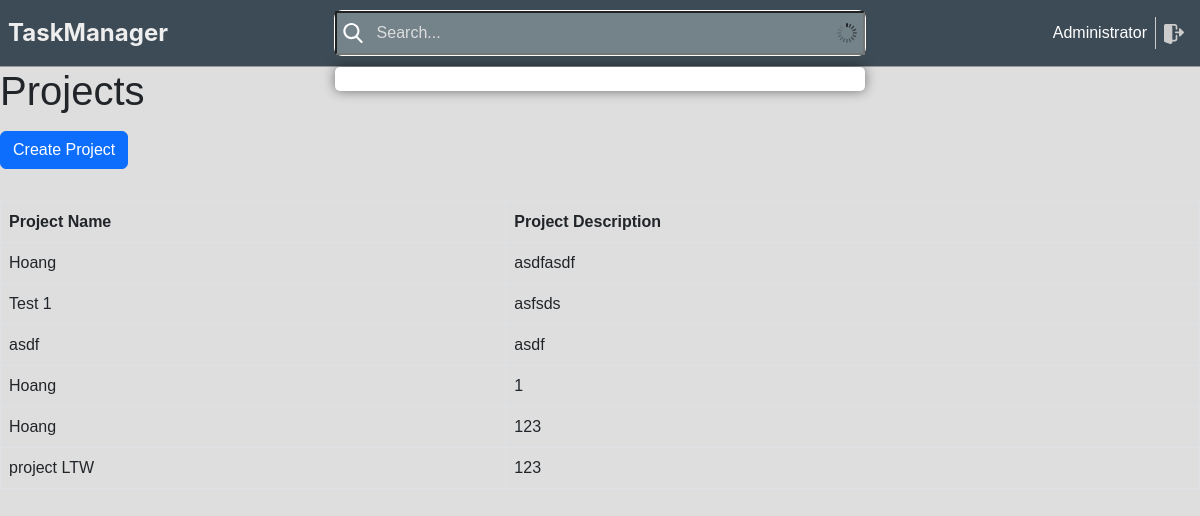
The page /projects/ (signed in) on the database its author committed.
### task_management/models.py (models this page shows, shortened)
class User(db.Model, UserMixin):
    __tablename__ = 'user'
    id = db.Column(db.Integer, primary_key=True)
    name = db.Column(db.String(100))
    username = db.Column(db.String(100), nullable=False)
    password_hashed = db.Column(db.String(100), nullable=False)
    active = db.Column(db.Boolean, default=True)
    phone = db.Column(db.String(100))
    email = db.Column(db.String(100))
    created_at = db.Column(db.DateTime, default=db.func.current_timestamp())
    updated_at = db.Column(db.DateTime, default=db.func.current_timestamp())
    create_uid = db.Column(db.Integer, default=0)
    write_uid = db.Column(db.Integer, default=0)
    is_admin = db.Column(db.Boolean, default=False)
    db.UniqueConstraint(username, email)
    @property  # Decorator này dùng để tạo ra một thuộc tính giả
    def password(self):
        if self.password_hashed is not None:
            return None
        return self.password

class Project(db.Model):
    __tablename__ = 'project'
    id = db.Column(db.Integer, primary_key=True)
    name = db.Column(db.String(255))
    description = db.Column(db.Text)
    status = db.Column(db.String(100))
    active = db.Column(db.Boolean, default=True)
    sequence = db.Column(db.Integer)
    manager_id = db.Column(db.Integer, db.ForeignKey('user.id'))
    date_start = db.Column(db.Date)
    date_end = db.Column(db.Date)
    created_at = db.Column(db.DateTime, default=db.func.current_timestamp())
    updated_at = db.Column(db.DateTime, default=db.func.current_timestamp())
    create_uid = db.Column(db.Integer, default=0)
    write_uid = db.Column(db.Integer, default=0)
    tasks = db.relationship('Task', backref='project')
    progress = db.Column(db.Float)

### task_management/project/views.py (the view)
@project_blueprint.route('/', methods=['POST', 'GET'])
@login_required
def projects():
    projects = Project.query.all()
    return render_template('project_list.html', projects=projects, view_type='list')

### task_management/models.py (called while the page is built)
@login_manager.user_loader
def load_user(user_id):
    return User.query.get(int(user_id))

### task_management/routes.py (called while the page is built)
def login_required(f):
    @wraps(f)
    def decorated_function(*args, **kwargs):
        if not current_user.is_authenticated:
            return redirect(url_for('login'))
        return f(*args, **kwargs)
    return decorated_function

### task_management/project/templates/project_list.html
{% extends 'base.html' %}
{% block content %}
    <h1>Projects</h1>
    <button class="btn btn-primary my-2" onclick="window.location.href='/projects/new'">Create Project</button>
    <table class="table table-bordered table-hover mt-4">
        <thead class="thead-dark">
            <tr>
                <th>Project Name</th>
                <th>Project Description</th>
            </tr>
        </thead>
        <tbody>
            {% for project in projects %}
                <tr>
                    <td>{{ project.name }}</td>
                    <td>{{ project.description }}</td>
                </tr>
            {% endfor %}
        </tbody>
    </table>
{% endblock %}

### task_management/templates/header.html (shortened to what this page needs)
<div class="header"
     style="width: 100%">
    <div class="header-icon">
        <a href="/">
            TaskManager
        </a>
    </div>
    <div class="search-bar" id="searchBar">
        <input name="searchbar" id="searchInput"
               class="search-input"
               type="text"
               name=""
               placeholder="Search...">
        <div id="tippy" class="tippy"></div>
    </div>
    <div class="User d-flex justify-content-end align-items-center" style="flex: 1">
        <span style="margin-left: 10px" style="color: #ccc">
          <a style="color: white" href="/users/{{ current_user.id }}">
                        {{ current_user.name }}
          </a>
        </span>
        <a href="{{ url_for('logout') }}" class="logout">
        </a>
    </div>
</div>

### task_management/static/css/styles.css (style rules this page uses)
body { font-family: Arial, sans-serif; background-color: #dedede; margin: 0; padding: 0; }
a { text-decoration: none; color: black; }

### task_management/static/css/default.css (style rules this page uses)
:root { --sidebar-width: 250px; --header-height: 67px; }
* { box-sizing: border-box; }
.header { display: flex; align-items: center; justify-content: center; padding: 0 8px; background-color: #3d4b56; border-bottom: 1px solid #999; height: 67px; }

### rows shown on the page
User: name "Administrator"
Project: name "Hoang", description "asdfasdf"
Project: name "Test 1", description "asfsds"
Project: name "asdf", description "asdf"
Project: name "Hoang", description "1"
Project: name "Hoang", description "123"
Project: name "project LTW", description "123"
